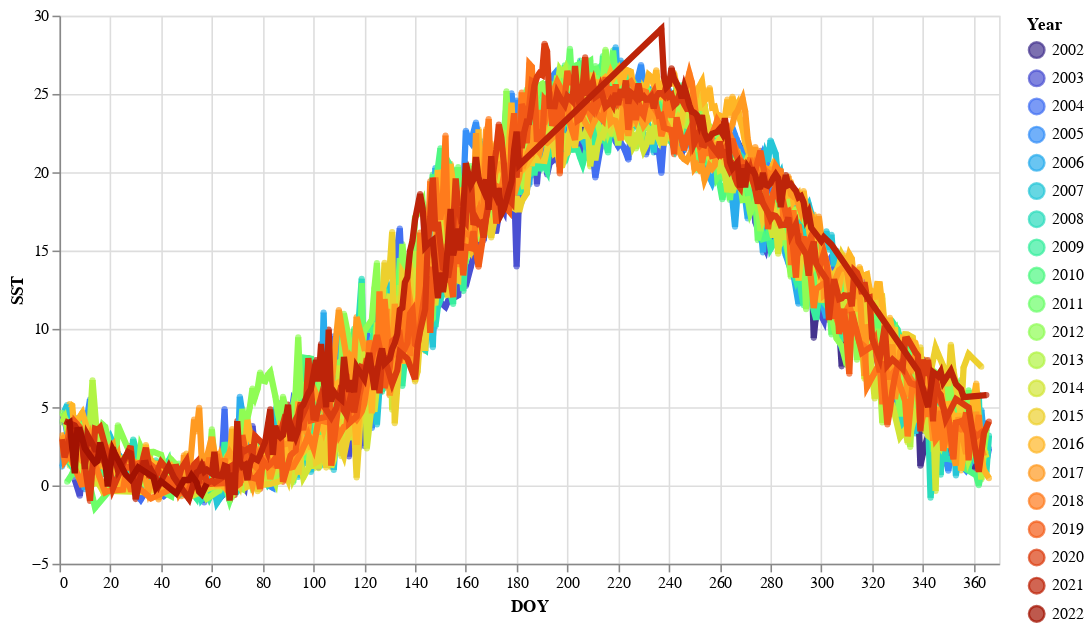

Notebook code for this chart:
### Markdown cell above
This graph now helps us see which years the outliers are in. It seems like the outliers come from many different years -- there is no obvious trend of one year having higher or lower than normal SST.

As mentioned, Altair also allows for interactive charts. Now we can adapt the above code to make it interactive. We will also add lines that connect our points for each year to our chart.

### Code cell
# Set the highlight parameters
# When we hover our mouse over a point, we want all the points that share that year
# to be highlighted
highlight = alt.selection(
    type='single', on='mouseover', fields=['Year'], nearest=True)

# Set the base, this is the same as above.
base = alt.Chart(sst_df).encode(
    x=alt.X('DOY:Q', scale=alt.Scale(domain=[0, 370])),
    y=alt.Y('SST:Q', scale=alt.Scale(domain=[-5, 30])),
    color=alt.Color('Year:O', scale=alt.Scale(scheme='turbo')))

# Add points - change the size based on the highlight condition we set above
points = base.mark_circle().encode(
    size=alt.condition(~highlight, alt.value(10), alt.value(15)),
    tooltip=[
        alt.Tooltip('Year:O', title='Year'),
        alt.Tooltip('DOY:Q', title='DOY'),
        alt.Tooltip('SST:Q', title='SST')
    ]).add_selection(highlight)

# Add lines - change the size based on the highlight condition
lines = base.mark_line().encode(
    size=alt.condition(~highlight, alt.value(1), alt.value(4)))

# Set the chart properties and add .interactive()
(points + lines).properties(width=600, height=350).interactive()

### Figure 1 — Vega-Lite specification as saved in the notebook (floating-point values rounded to 4 significant figures; data arrays with more than 128 entries replaced by an {"elided": "..."} marker saying what was removed)
{"config": {"view": {"continuousWidth": 300, "continuousHeight": 300}}, "layer": [{"mark": {"type": "circle"}, "encoding": {"color": {"field": "Year", "scale": {"scheme": "turbo"}, "type": "ordinal"}, "size": {"condition": {"test": {"not": {"param": "param_3"}}, "value": 10}, "value": 15}, "tooltip": [{"field": "Year", "title": "Year", "type": "ordinal"}, {"field": "DOY", "title": "DOY", "type": "quantitative"}, {"field": "SST", "title": "SST", "type": "quantitative"}], "x": {"field": "DOY", "scale": {"domain": [0, 370]}, "type": "quantitative"}, "y": {"field": "SST", "scale": {"domain": [-5, 30]}, "type": "quantitative"}}, "name": "view_2"}, {"mark": {"type": "line"}, "encoding": {"color": {"field": "Year", "scale": {"scheme": "turbo"}, "type": "ordinal"}, "size": {"condition": {"test": {"not": {"param": "param_3"}}, "value": 1}, "value": 4}, "x": {"field": "DOY", "scale": {"domain": [0, 370]}, "type": "quantitative"}, "y": {"field": "SST", "scale": {"domain": [-5, 30]}, "type": "quantitative"}}}], "data": {"name": "data-bcaaf8fbffd9c079434f6a2b8c7a1f3c"}, "height": 350, "params": [{"name": "param_3", "select": {"type": "point", "fields": ["Year"], "nearest": true, "on": "mouseover"}, "views": ["view_2"]}, {"name": "param_4", "select": {"type": "interval", "encodings": ["x", "y"]}, "bind": "scales", "views": ["view_2"]}], "width": 600, "$schema": "https://vega.github.io/schema/vega-lite/v5.20.1.json", "datasets": {"data-bcaaf8fbffd9c079434f6a2b8c7a1f3c": {"elided": "4984 records"}}}
